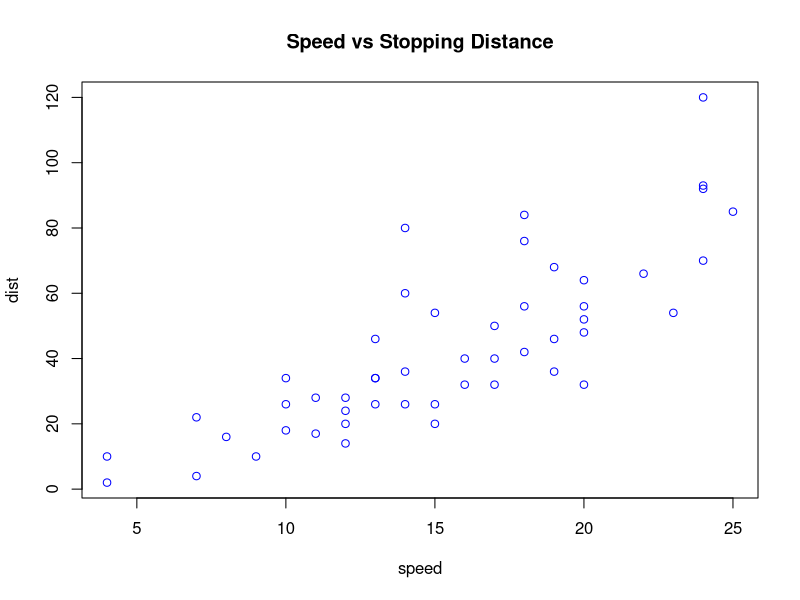

Source code (R):
## ---- chunk 1
knitr::opts_chunk$set(echo = TRUE)
## ---- chunk 2
# Generate a sample plot
plot(cars, main = "Speed vs Stopping Distance", col = "blue")
